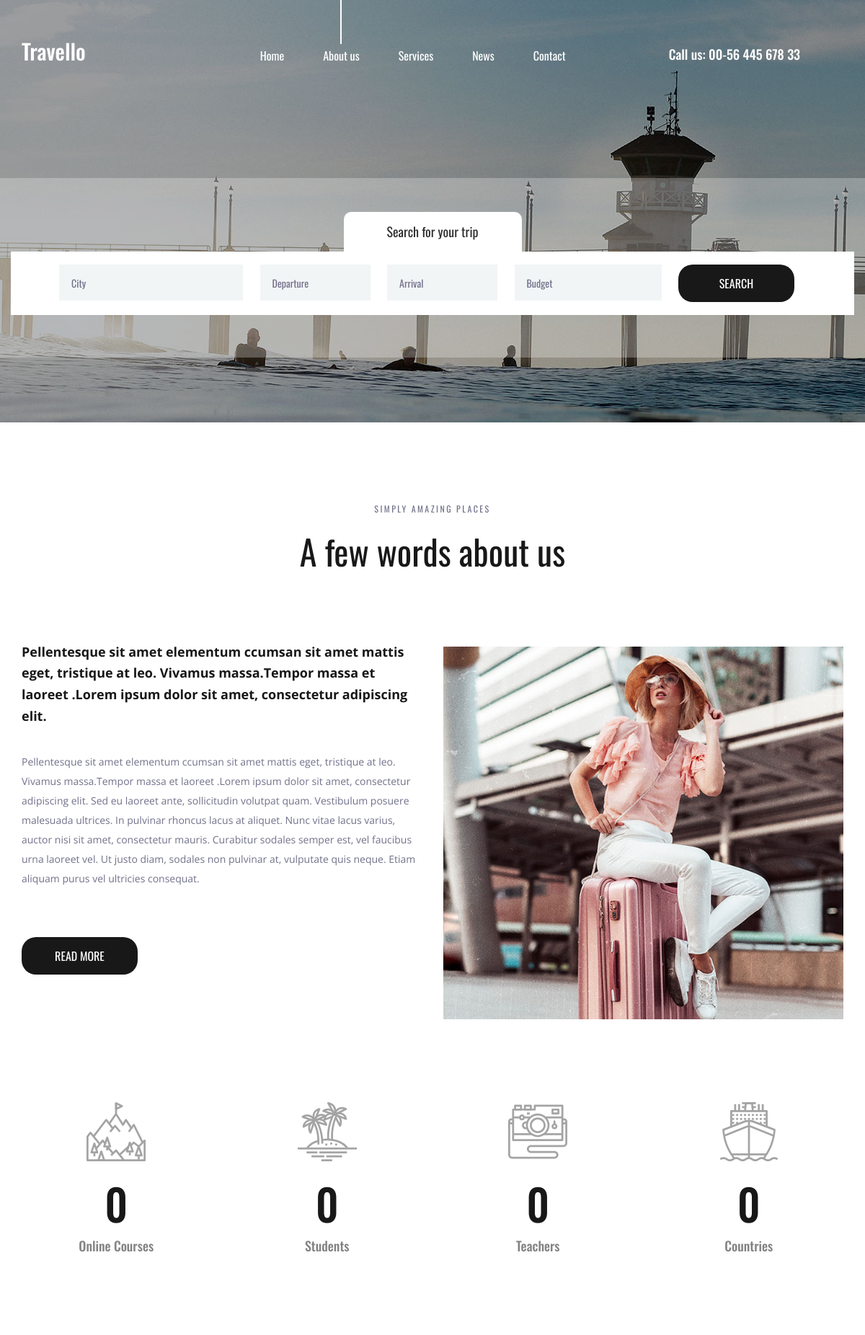
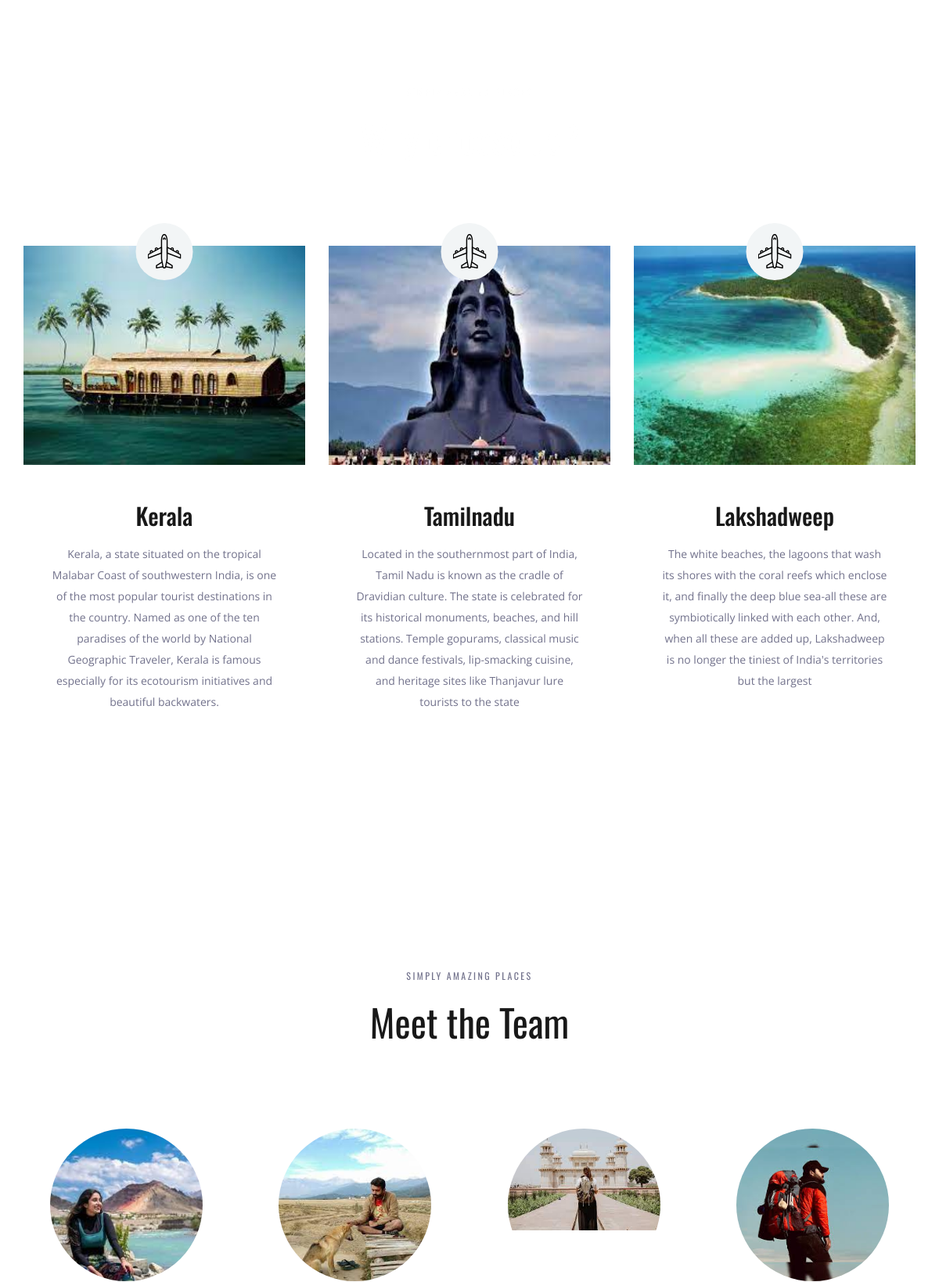
The page / (upper part) on the database its author committed (2 pictures, top to bottom).
### app1/models.py (models this page shows, shortened)
class Place(models.Model):
    name = models.CharField(max_length=20)
    desc = models.TextField()
    image = models.ImageField(upload_to='images/places', null=True, blank=True)

class Team(models.Model):
    name = models.CharField(max_length=20)
    desc = models.TextField()
    image = models.ImageField(upload_to='images/teams', null=True, blank=True)

### app1/views.py (the view)
# urls.py: 2. Add a URL to urlpatterns:  path('', views.home, name='home')
def home(request):
    p = Place.objects.all()
    t = Team.objects.all()
    return render(request, 'home.html', {'p': p, 't': t})

### template/home.html (shortened to what this page needs)
{% extends 'base.html' %}
{% load static %}
{% block place %}
	<div class="why">
		<div class="parallax_background parallax-window" data-parallax="scroll" data-image-src="{% static 'images/why.jpg' %}" data-speed="0.8"></div>
		<div class="container">
			<div class="row">
				<div class="col text-center">
					<div class="section_subtitle">simply amazing places</div>
					<div class="section_title"><h2>Why choose us?</h2></div>
				</div>
			</div>
			<div class="row why_row">
                {% for i in p %}
				<div class="col-lg-4 why_col">
					<div class="why_item" style="height:700px;">
						<div class="why_image">
							<img src="{{i.image.url}}" alt="" height="280px">
							<div class="why_icon d-flex flex-column align-items-center justify-content-center">
								<img src="{% static 'images/why_1.svg' %}" alt="">
							</div>
						</div>
						<div class="why_content text-center">
							<div class="why_title">{{i.name}}</div>
							<div class="why_text">
								<p>{{i.desc}}</p>
							</div>
						</div>
					</div>
				</div>
                {% endfor %}
			</div>
		</div>
	</div>
{% endblock %}
{% block team %}
	<div class="team">
		<div class="container">
			<div class="row">
				<div class="col text-center">
					<div class="section_subtitle">simply amazing places</div>
					<div class="section_title"><h2>Meet the Team</h2></div>
				</div>
			</div>
			<div class="row team_row">
				{% for i in t %}
				<div class="col-xl-3 col-md-6 team_col">
					<div class="team_item d-flex flex-column align-items-center justify-content-start text-center">
						<div class="team_image"><img src="{{i.image.url}}" alt=""></div>
					</div>
				</div>
				 {% endfor %}
			</div>
		</div>
	</div>
{% endblock %}

### template/base.html (shortened to what this page needs)
<!DOCTYPE html>
{% load static %}
<html lang="en">
<head>
<link rel="stylesheet" type="text/css" href="{% static 'styles/bootstrap4/bootstrap.min.css' %}">
<link href="{% static 'plugins/font-awesome-4.7.0/css/font-awesome.min.css' %}" rel="stylesheet" type="text/css">
<link rel="stylesheet" type="text/css" href="{% static 'plugins/OwlCarousel2-2.2.1/owl.carousel.css' %}">
<link rel="stylesheet" type="text/css" href="{% static 'plugins/OwlCarousel2-2.2.1/owl.theme.default.css' %}">
<link rel="stylesheet" type="text/css" href="{% static 'plugins/OwlCarousel2-2.2.1/animate.css' %}">
<link rel="stylesheet" type="text/css" href="{% static 'styles/about.css' %}">
<link rel="stylesheet" type="text/css" href="{% static 'styles/about_responsive.css' %}">
</head>
<body>
<div class="super_container">
	<header class="header">
		<div class="container">
			<div class="row">
				<div class="col">
					<div class="header_content d-flex flex-row align-items-center justify-content-start">
						<div class="header_content_inner d-flex flex-row align-items-end justify-content-start">
							<div class="logo"><a href="index.html">Travello</a></div>
							<nav class="main_nav">
								<ul class="d-flex flex-row align-items-start justify-content-start">
									<li><a href="index.html">Home</a></li>
									<li class="active"><a href="about.html">About us</a></li>
									<li><a href="#">Services</a></li>
									<li><a href="news.html">News</a></li>
									<li><a href="contact.html">Contact</a></li>
								</ul>
							</nav>
							<div class="header_phone ml-auto">Call us: 00-56 445 678 33</div>
						</div>
					</div>
				</div>
			</div>
		</div>
	</header>
	<div class="home">
		<div class="background_image" style="background-image:url('{% static "images/about.jpg" %}')"></div>
	</div>
	<div class="home_search">
		<div class="container">
			<div class="row">
				<div class="col">
					<div class="home_search_container">
						<div class="home_search_title">Search for your trip</div>
						<div class="home_search_content">
							<form action="#" class="home_search_form" id="home_search_form">
								<div class="d-flex flex-lg-row flex-column align-items-start justify-content-lg-between justify-content-start">
									<input type="text" class="search_input search_input_1" placeholder="City" required="required">
									<input type="text" class="search_input search_input_2" placeholder="Departure" required="required">
									<input type="text" class="search_input search_input_3" placeholder="Arrival" required="required">
									<input type="text" class="search_input search_input_4" placeholder="Budget" required="required">
									<button class="home_search_button">search</button>
								</div>
							</form>
						</div>
					</div>
				</div>
			</div>
		</div>
	</div>
	<div class="about">
		<div class="container">
			<div class="row">
				<div class="col text-center">
					<div class="section_subtitle">simply amazing places</div>
					<div class="section_title"><h2>A few words about us</h2></div>
				</div>
			</div>
			<div class="row about_row">
				<div class="col-lg-6">
					<div class="about_content">
						<div class="text_highlight">Pellentesque sit amet elementum ccumsan sit amet mattis eget, tristique at leo. Vivamus massa.Tempor massa et laoreet .Lorem ipsum dolor sit amet, consectetur adipiscing elit.</div>
						<div class="about_text">
							<p>Pellentesque sit amet elementum ccumsan sit amet mattis eget, tristique at leo. Vivamus massa.Tempor massa et laoreet .Lorem ipsum dolor sit amet, consectetur adipiscing elit. Sed eu laoreet ante, sollicitudin volutpat quam. Vestibulum posuere malesuada ultrices. In pulvinar rhoncus lacus at aliquet. Nunc vitae lacus varius, auctor nisi sit amet, consectetur mauris. Curabitur sodales semper est, vel faucibus urna laoreet vel. Ut justo diam, sodales non pulvinar at, vulputate quis neque. Etiam aliquam purus vel ultricies consequat.</p>
						</div>
						<div class="button about_button"><a href="#">read more</a></div>
					</div>
				</div>
				<div class="col-lg-6">
					<div class="about_image"><img src="{% static 'images/about_1.jpg' %}" alt=""></div>
				</div>
			</div>
		</div>
	</div>
	<div class="milestones">
		<div class="container">
			<div class="row">
				<div class="col-lg-3 milestone_col">
					<div class="milestone text-center">
						<div class="milestone_icon"><img src="{% static 'images/mountain.svg' %}" alt=""></div>
						<div class="milestone_counter" data-end-value="17">0</div>
						<div class="milestone_text">Online Courses</div>
					</div>
				</div>
				<div class="col-lg-3 milestone_col">
					<div class="milestone text-center">
						<div class="milestone_icon"><img src="{% static 'images/island.svg' %}" alt=""></div>
						<div class="milestone_counter" data-end-value="213">0</div>
						<div class="milestone_text">Students</div>
					</div>
				</div>
				<div class="col-lg-3 milestone_col">
					<div class="milestone text-center">
						<div class="milestone_icon"><img src="{% static 'images/camera.svg' %}" alt=""></div>
						<div class="milestone_counter" data-end-value="11923">0</div>
						<div class="milestone_text">Teachers</div>
					</div>
				</div>
				<div class="col-lg-3 milestone_col">
					<div class="milestone text-center">
						<div class="milestone_icon"><img src="{% static 'images/boat.svg' %}" alt=""></div>
						<div class="milestone_counter" data-end-value="15">0</div>
						<div class="milestone_text">Countries</div>
					</div>
				</div>
			</div>
		</div>
	</div>
{% block place %}{% endblock %}
{% block team %}{% endblock %}
</div>
</body>
</html>

### rows shown on the page
Place: image (picture), name "Kerala", desc "Kerala, a state situated on the tropical Malabar Coast of southwestern India, is one of the most popular tourist destinations in the country. Named as one of the ten paradises of the world by National Geographic Traveler, Kerala is famous especially for its ecotourism initiatives and beautiful backwaters."
Place: image (picture), name "Tamilnadu", desc "Located in the southernmost part of India, Tamil Nadu is known as the cradle of Dravidian culture. The state is celebrated for its historical monuments, beaches, and hill stations. Temple gopurams, classical music and dance festivals, lip-smacking cuisine, and heritage sites like Thanjavur lure tourists to the state"
Place: image (picture), name "Lakshadweep", desc "The white beaches, the lagoons that wash its shores with the coral reefs which enclose it, and finally the deep blue sea-all these are symbiotically linked with each other. And, when all these are added up, Lakshadweep is no longer the tiniest of India's territories but the largest"
Team: image (picture)
Team: image (picture)
Team: image (picture)
Team: image (picture)
